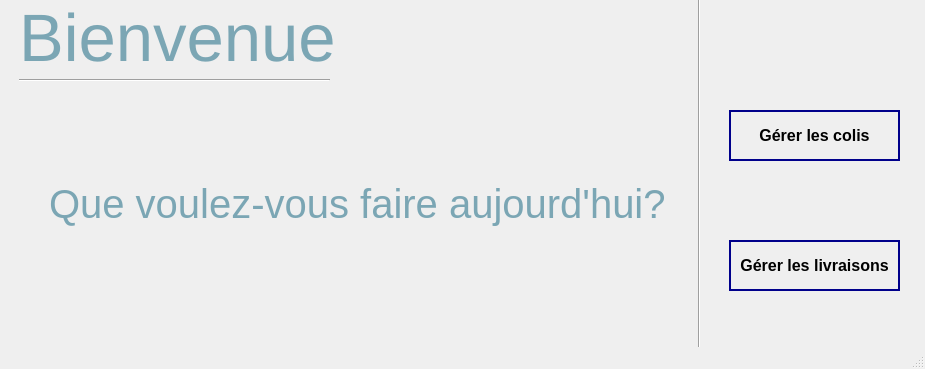
<?xml version="1.0" encoding="UTF-8"?>
<ui version="4.0">
 <class>MainWindow</class>
 <widget class="QMainWindow" name="MainWindow">
  <property name="geometry">
   <rect>
    <x>0</x>
    <y>0</y>
    <width>925</width>
    <height>369</height>
   </rect>
  </property>
  <property name="windowTitle">
   <string>MainWindow</string>
  </property>
  <property name="styleSheet">
   <string notr="true">background-image: url(:/PICS/White.jpg);</string>
  </property>
  <widget class="QWidget" name="centralwidget">
   <widget class="QStackedWidget" name="stackedWidget">
    <property name="geometry">
     <rect>
      <x>-41</x>
      <y>-21</y>
      <width>981</width>
      <height>411</height>
     </rect>
    </property>
    <widget class="QWidget" name="page_3">
     <widget class="Line" name="line_2">
      <property name="geometry">
       <rect>
        <x>60</x>
        <y>91</y>
        <width>311</width>
        <height>20</height>
       </rect>
      </property>
      <property name="orientation">
       <enum>Qt::Horizontal</enum>
      </property>
     </widget>
     <widget class="QPushButton" name="pushButton_9">
      <property name="geometry">
       <rect>
        <x>770</x>
        <y>131</y>
        <width>171</width>
        <height>51</height>
       </rect>
      </property>
      <property name="font">
       <font>
        <pointsize>12</pointsize>
        <weight>75</weight>
        <bold>true</bold>
       </font>
      </property>
      <property name="styleSheet">
       <string notr="true">
QPushButton {
border: 2px solid darkblue;
}

QPushButton:hover {
background: qradialgradient(
cx: 0.3, cy: -0.4, fx: 0.3, fy: -0.4,
radius: 1.35, stop: 0 #fff, stop: 1 #bbb
);
 
    background-color:#FFA07A	;
    border-radius: 15px;
}
</string>
      </property>
      <property name="text">
       <string>Gérer les colis</string>
      </property>
     </widget>
     <widget class="Line" name="line">
      <property name="geometry">
       <rect>
        <x>730</x>
        <y>-19</y>
        <width>20</width>
        <height>401</height>
       </rect>
      </property>
      <property name="orientation">
       <enum>Qt::Vertical</enum>
      </property>
     </widget>
     <widget class="QPushButton" name="pushButton_10">
      <property name="geometry">
       <rect>
        <x>770</x>
        <y>261</y>
        <width>171</width>
        <height>51</height>
       </rect>
      </property>
      <property name="font">
       <font>
        <pointsize>12</pointsize>
        <weight>75</weight>
        <bold>true</bold>
       </font>
      </property>
      <property name="styleSheet">
       <string notr="true">
QPushButton {
border: 2px solid darkblue;
}

QPushButton:hover {
background: qradialgradient(
cx: 0.3, cy: -0.4, fx: 0.3, fy: -0.4,
radius: 1.35, stop: 0 #fff, stop: 1 #bbb
);
 
    background-color:#FFA07A	;
    border-radius: 15px;
}
</string>
      </property>
      <property name="text">
       <string>Gérer les livraisons</string>
      </property>
     </widget>
     <widget class="QLabel" name="label_9">
      <property name="geometry">
       <rect>
        <x>60</x>
        <y>21</y>
        <width>411</width>
        <height>71</height>
       </rect>
      </property>
      <property name="font">
       <font>
        <pointsize>50</pointsize>
       </font>
      </property>
      <property name="text">
       <string>&lt;font color=&quot;#7BA6B4&quot; &gt;Bienvenue</string>
      </property>
     </widget>
     <widget class="QLabel" name="label_10">
      <property name="geometry">
       <rect>
        <x>90</x>
        <y>200</y>
        <width>621</width>
        <height>51</height>
       </rect>
      </property>
      <property name="font">
       <font>
        <pointsize>30</pointsize>
       </font>
      </property>
      <property name="text">
       <string>&lt;font color=&quot;#7BA6B4&quot; &gt;Que voulez-vous faire aujourd'hui?</string>
      </property>
     </widget>
    </widget>
    <widget class="QWidget" name="page">
     <widget class="QLineEdit" name="lineEdit">
      <property name="geometry">
       <rect>
        <x>170</x>
        <y>80</y>
        <width>151</width>
        <height>20</height>
       </rect>
      </property>
      <property name="styleSheet">
       <string notr="true">border-width: 2px;
border-style: solid;
border-color: darkblue;</string>
      </property>
     </widget>
     <widget class="QLineEdit" name="lineEdit_2">
      <property name="geometry">
       <rect>
        <x>170</x>
        <y>120</y>
        <width>151</width>
        <height>20</height>
       </rect>
      </property>
      <property name="styleSheet">
       <string notr="true">border-width: 2px;
border-style: solid;
border-color: darkblue;</string>
      </property>
     </widget>
     <widget class="QLineEdit" name="lineEdit_3">
      <property name="geometry">
       <rect>
        <x>170</x>
        <y>160</y>
        <width>151</width>
        <height>20</height>
       </rect>
      </property>
      <property name="styleSheet">
       <string notr="true">border-width: 2px;
border-style: solid;
border-color: darkblue;</string>
      </property>
     </widget>
     <widget class="QDateEdit" name="dateEdit">
      <property name="geometry">
       <rect>
        <x>170</x>
        <y>200</y>
        <width>151</width>
        <height>22</height>
       </rect>
      </property>
      <property name="styleSheet">
       <string notr="true">border-width: 2px;
border-style: solid;
border-color: darkblue;</string>
      </property>
      <property name="dateTime">
       <datetime>
        <hour>0</hour>
        <minute>0</minute>
        <second>0</second>
        <year>2020</year>
        <month>12</month>
        <day>3</day>
       </datetime>
      </property>
     </widget>
     <widget class="QComboBox" name="comboBox">
      <property name="geometry">
       <rect>
        <x>170</x>
        <y>240</y>
        <width>151</width>
        <height>22</height>
       </rect>
      </property>
      <property name="styleSheet">
       <string notr="true">border-width: 2px;
border-style: solid;
border-color: darkblue;</string>
      </property>
      <item>
       <property name="text">
        <string>Assuré</string>
       </property>
      </item>
      <item>
       <property name="text">
        <string>Non assuré</string>
       </property>
      </item>
     </widget>
     <widget class="QComboBox" name="comboBox_2">
      <property name="geometry">
       <rect>
        <x>170</x>
        <y>280</y>
        <width>151</width>
        <height>22</height>
       </rect>
      </property>
      <property name="styleSheet">
       <string notr="true">border-width: 2px;
border-style: solid;
border-color: darkblue;</string>
      </property>
      <item>
       <property name="text">
        <string>1 KG -</string>
       </property>
      </item>
      <item>
       <property name="text">
        <string>4 KG -</string>
       </property>
      </item>
      <item>
       <property name="text">
        <string>6 KG -</string>
       </property>
      </item>
      <item>
       <property name="text">
        <string>9 KG +</string>
       </property>
      </item>
     </widget>
     <widget class="QTableView" name="tableView">
      <property name="geometry">
       <rect>
        <x>350</x>
        <y>81</y>
        <width>611</width>
        <height>221</height>
       </rect>
      </property>
      <property name="styleSheet">
       <string notr="true"/>
      </property>
      <property name="sortingEnabled">
       <bool>true</bool>
      </property>
     </widget>
     <widget class="QPushButton" name="pushButton">
      <property name="geometry">
       <rect>
        <x>60</x>
        <y>330</y>
        <width>221</width>
        <height>23</height>
       </rect>
      </property>
      <property name="font">
       <font>
        <pointsize>13</pointsize>
       </font>
      </property>
      <property name="styleSheet">
       <string notr="true">border-width: 2px;
border-style: solid;
border-color: darkblue;</string>
      </property>
      <property name="text">
       <string>Ajouter</string>
      </property>
     </widget>
     <widget class="QPushButton" name="pushButton_2">
      <property name="geometry">
       <rect>
        <x>350</x>
        <y>310</y>
        <width>111</width>
        <height>23</height>
       </rect>
      </property>
      <property name="font">
       <font>
        <pointsize>10</pointsize>
       </font>
      </property>
      <property name="styleSheet">
       <string notr="true">border-width: 2px;
border-style: solid;
border-color: darkblue;</string>
      </property>
      <property name="text">
       <string>Supprimer</string>
      </property>
     </widget>
     <widget class="QPushButton" name="pushButton_3">
      <property name="geometry">
       <rect>
        <x>350</x>
        <y>340</y>
        <width>111</width>
        <height>23</height>
       </rect>
      </property>
      <property name="font">
       <font>
        <pointsize>10</pointsize>
       </font>
      </property>
      <property name="styleSheet">
       <string notr="true">border-width: 2px;
border-style: solid;
border-color: darkblue;</string>
      </property>
      <property name="text">
       <string>Modifier</string>
      </property>
     </widget>
     <widget class="QPushButton" name="pushButton_4">
      <property name="geometry">
       <rect>
        <x>840</x>
        <y>310</y>
        <width>181</width>
        <height>61</height>
       </rect>
      </property>
      <property name="styleSheet">
       <string notr="true">border : none;
image: url(:/PICS/Home1.png);</string>
      </property>
      <property name="text">
       <string/>
      </property>
     </widget>
     <widget class="QLabel" name="label">
      <property name="geometry">
       <rect>
        <x>50</x>
        <y>80</y>
        <width>111</width>
        <height>20</height>
       </rect>
      </property>
      <property name="font">
       <font>
        <pointsize>12</pointsize>
       </font>
      </property>
      <property name="text">
       <string>&lt;font color=&quot;#7BA6B4&quot; &gt;Num du colis</string>
      </property>
     </widget>
     <widget class="QLabel" name="label_2">
      <property name="geometry">
       <rect>
        <x>50</x>
        <y>120</y>
        <width>81</width>
        <height>20</height>
       </rect>
      </property>
      <property name="font">
       <font>
        <pointsize>12</pointsize>
       </font>
      </property>
      <property name="text">
       <string>&lt;font color=&quot;#7BA6B4&quot; &gt;Départ</string>
      </property>
     </widget>
     <widget class="QLabel" name="label_3">
      <property name="geometry">
       <rect>
        <x>50</x>
        <y>160</y>
        <width>91</width>
        <height>20</height>
       </rect>
      </property>
      <property name="font">
       <font>
        <pointsize>12</pointsize>
       </font>
      </property>
      <property name="text">
       <string>&lt;font color=&quot;#7BA6B4&quot; &gt;Destination</string>
      </property>
     </widget>
     <widget class="QLabel" name="label_4">
      <property name="geometry">
       <rect>
        <x>50</x>
        <y>200</y>
        <width>101</width>
        <height>20</height>
       </rect>
      </property>
      <property name="font">
       <font>
        <pointsize>12</pointsize>
       </font>
      </property>
      <property name="text">
       <string>&lt;font color=&quot;#7BA6B4&quot; &gt;Date d'envoi</string>
      </property>
     </widget>
     <widget class="QLabel" name="label_5">
      <property name="geometry">
       <rect>
        <x>50</x>
        <y>240</y>
        <width>81</width>
        <height>20</height>
       </rect>
      </property>
      <property name="font">
       <font>
        <pointsize>12</pointsize>
       </font>
      </property>
      <property name="text">
       <string>&lt;font color=&quot;#7BA6B4&quot; &gt;Assurance</string>
      </property>
     </widget>
     <widget class="QLabel" name="label_6">
      <property name="geometry">
       <rect>
        <x>50</x>
        <y>270</y>
        <width>61</width>
        <height>41</height>
       </rect>
      </property>
      <property name="font">
       <font>
        <pointsize>13</pointsize>
       </font>
      </property>
      <property name="text">
       <string>&lt;font color=&quot;#7BA6B4&quot; &gt;Poids</string>
      </property>
     </widget>
     <widget class="QLabel" name="label_7">
      <property name="geometry">
       <rect>
        <x>50</x>
        <y>30</y>
        <width>301</width>
        <height>41</height>
       </rect>
      </property>
      <property name="font">
       <font>
        <pointsize>16</pointsize>
        <weight>75</weight>
        <bold>true</bold>
       </font>
      </property>
      <property name="text">
       <string>&lt;font color=&quot;#7BA6B4&quot; &gt;Veuillez remplir ces champs</string>
      </property>
     </widget>
     <widget class="QWidget" name="layoutWidget">
      <property name="geometry">
       <rect>
        <x>720</x>
        <y>50</y>
        <width>241</width>
        <height>22</height>
       </rect>
      </property>
      <layout class="QHBoxLayout" name="horizontalLayout">
       <item>
        <widget class="QLabel" name="label_8">
         <property name="font">
          <font>
           <pointsize>12</pointsize>
          </font>
         </property>
         <property name="text">
          <string>&lt;font color=&quot;#7BA6B4&quot; &gt;Rechercher</string>
         </property>
        </widget>
       </item>
       <item>
        <widget class="QLineEdit" name="lineEdit_4">
         <property name="styleSheet">
          <string notr="true">border-width: 2px;
border-style: solid;
border-color: darkblue;</string>
         </property>
        </widget>
       </item>
      </layout>
     </widget>
    </widget>
    <widget class="QWidget" name="page_2">
     <widget class="QLineEdit" name="lineEdit_5">
      <property name="geometry">
       <rect>
        <x>230</x>
        <y>100</y>
        <width>141</width>
        <height>20</height>
       </rect>
      </property>
      <property name="styleSheet">
       <string notr="true">border-width: 2px;
border-style: solid;
border-color: darkblue;</string>
      </property>
     </widget>
     <widget class="QLineEdit" name="lineEdit_6">
      <property name="geometry">
       <rect>
        <x>230</x>
        <y>140</y>
        <width>141</width>
        <height>20</height>
       </rect>
      </property>
      <property name="styleSheet">
       <string notr="true">border-width: 2px;
border-style: solid;
border-color: darkblue;</string>
      </property>
     </widget>
     <widget class="QComboBox" name="comboBox_3">
      <property name="geometry">
       <rect>
        <x>230</x>
        <y>180</y>
        <width>141</width>
        <height>22</height>
       </rect>
      </property>
      <property name="styleSheet">
       <string notr="true">border-width: 2px;
border-style: solid;
border-color: darkblue;</string>
      </property>
      <item>
       <property name="text">
        <string>1 jour</string>
       </property>
      </item>
      <item>
       <property name="text">
        <string>3 - 5 jours</string>
       </property>
      </item>
      <item>
       <property name="text">
        <string>5 - 7 jours </string>
       </property>
      </item>
      <item>
       <property name="text">
        <string>7 jours +</string>
       </property>
      </item>
     </widget>
     <widget class="QComboBox" name="comboBox_4">
      <property name="geometry">
       <rect>
        <x>230</x>
        <y>220</y>
        <width>141</width>
        <height>22</height>
       </rect>
      </property>
      <property name="styleSheet">
       <string notr="true">border-width: 2px;
border-style: solid;
border-color: darkblue;</string>
      </property>
      <item>
       <property name="text">
        <string>10 KM ou moins</string>
       </property>
      </item>
      <item>
       <property name="text">
        <string>20 - 40 KM</string>
       </property>
      </item>
      <item>
       <property name="text">
        <string>40 - 60 KM</string>
       </property>
      </item>
      <item>
       <property name="text">
        <string>60 - 80 KM</string>
       </property>
      </item>
      <item>
       <property name="text">
        <string>80 KM ou plus</string>
       </property>
      </item>
     </widget>
     <widget class="QComboBox" name="comboBox_5">
      <property name="geometry">
       <rect>
        <x>230</x>
        <y>260</y>
        <width>141</width>
        <height>22</height>
       </rect>
      </property>
      <property name="styleSheet">
       <string notr="true">border-width: 2px;
border-style: solid;
border-color: darkblue;</string>
      </property>
      <item>
       <property name="text">
        <string>Non livré</string>
       </property>
      </item>
      <item>
       <property name="text">
        <string>En cours </string>
       </property>
      </item>
      <item>
       <property name="text">
        <string>Livré</string>
       </property>
      </item>
     </widget>
     <widget class="QTableView" name="tableView_2">
      <property name="geometry">
       <rect>
        <x>450</x>
        <y>60</y>
        <width>511</width>
        <height>231</height>
       </rect>
      </property>
      <property name="sortingEnabled">
       <bool>true</bool>
      </property>
     </widget>
     <widget class="QPushButton" name="pushButton_5">
      <property name="geometry">
       <rect>
        <x>200</x>
        <y>310</y>
        <width>191</width>
        <height>23</height>
       </rect>
      </property>
      <property name="font">
       <font>
        <pointsize>13</pointsize>
       </font>
      </property>
      <property name="styleSheet">
       <string notr="true">border-width: 2px;
border-style: solid;
border-color: darkblue;</string>
      </property>
      <property name="text">
       <string>Ajouter</string>
      </property>
     </widget>
     <widget class="QPushButton" name="pushButton_6">
      <property name="geometry">
       <rect>
        <x>840</x>
        <y>310</y>
        <width>181</width>
        <height>61</height>
       </rect>
      </property>
      <property name="styleSheet">
       <string notr="true">border : none;
image: url(:/PICS/Home1.png);</string>
      </property>
      <property name="text">
       <string/>
      </property>
     </widget>
     <widget class="QPushButton" name="pushButton_7">
      <property name="geometry">
       <rect>
        <x>450</x>
        <y>300</y>
        <width>111</width>
        <height>23</height>
       </rect>
      </property>
      <property name="font">
       <font>
        <pointsize>10</pointsize>
       </font>
      </property>
      <property name="styleSheet">
       <string notr="true">border-width: 2px;
border-style: solid;
border-color: darkblue;</string>
      </property>
      <property name="text">
       <string>Supprimer</string>
      </property>
     </widget>
     <widget class="QPushButton" name="pushButton_8">
      <property name="geometry">
       <rect>
        <x>450</x>
        <y>330</y>
        <width>111</width>
        <height>23</height>
       </rect>
      </property>
      <property name="font">
       <font>
        <pointsize>10</pointsize>
       </font>
      </property>
      <property name="styleSheet">
       <string notr="true">border-width: 2px;
border-style: solid;
border-color: darkblue;</string>
      </property>
      <property name="text">
       <string>modifier</string>
      </property>
     </widget>
     <widget class="QLabel" name="label_11">
      <property name="geometry">
       <rect>
        <x>50</x>
        <y>50</y>
        <width>331</width>
        <height>41</height>
       </rect>
      </property>
      <property name="font">
       <font>
        <pointsize>17</pointsize>
        <weight>75</weight>
        <bold>true</bold>
       </font>
      </property>
      <property name="text">
       <string>&lt;font color=&quot;#7BA6B4&quot; &gt;Veuillez remplir ces champs</string>
      </property>
     </widget>
     <widget class="QLabel" name="label_13">
      <property name="geometry">
       <rect>
        <x>70</x>
        <y>100</y>
        <width>151</width>
        <height>16</height>
       </rect>
      </property>
      <property name="font">
       <font>
        <pointsize>12</pointsize>
       </font>
      </property>
      <property name="text">
       <string>&lt;font color=&quot;#7BA6B4&quot; &gt;Code de la livraison</string>
      </property>
     </widget>
     <widget class="QLabel" name="label_14">
      <property name="geometry">
       <rect>
        <x>70</x>
        <y>140</y>
        <width>141</width>
        <height>20</height>
       </rect>
      </property>
      <property name="font">
       <font>
        <pointsize>12</pointsize>
       </font>
      </property>
      <property name="text">
       <string>&lt;font color=&quot;#7BA6B4&quot; &gt;Livreur responsable</string>
      </property>
     </widget>
     <widget class="QLabel" name="label_15">
      <property name="geometry">
       <rect>
        <x>70</x>
        <y>170</y>
        <width>151</width>
        <height>41</height>
       </rect>
      </property>
      <property name="font">
       <font>
        <pointsize>12</pointsize>
       </font>
      </property>
      <property name="text">
       <string>&lt;font color=&quot;#7BA6B4&quot; &gt;Durée de la livraison</string>
      </property>
     </widget>
     <widget class="QLabel" name="label_16">
      <property name="geometry">
       <rect>
        <x>70</x>
        <y>210</y>
        <width>161</width>
        <height>41</height>
       </rect>
      </property>
      <property name="font">
       <font>
        <pointsize>12</pointsize>
       </font>
      </property>
      <property name="text">
       <string>&lt;font color=&quot;#7BA6B4&quot; &gt;Distance à parcourir</string>
      </property>
     </widget>
     <widget class="QLabel" name="label_17">
      <property name="geometry">
       <rect>
        <x>70</x>
        <y>255</y>
        <width>141</width>
        <height>31</height>
       </rect>
      </property>
      <property name="font">
       <font>
        <pointsize>12</pointsize>
       </font>
      </property>
      <property name="text">
       <string>&lt;font color=&quot;#7BA6B4&quot; &gt;Etat de la livraison</string>
      </property>
     </widget>
     <widget class="QWidget" name="">
      <property name="geometry">
       <rect>
        <x>770</x>
        <y>30</y>
        <width>193</width>
        <height>22</height>
       </rect>
      </property>
      <layout class="QHBoxLayout" name="horizontalLayout_2">
       <item>
        <widget class="QLabel" name="label_12">
         <property name="font">
          <font>
           <pointsize>10</pointsize>
           <weight>75</weight>
           <bold>true</bold>
          </font>
         </property>
         <property name="text">
          <string>&lt;font color=&quot;#7BA6B4&quot; &gt;Rechercher</string>
         </property>
        </widget>
       </item>
       <item>
        <widget class="QLineEdit" name="lineEdit_7">
         <property name="styleSheet">
          <string notr="true">border-width: 2px;
border-style: solid;
border-color: darkblue;</string>
         </property>
        </widget>
       </item>
      </layout>
     </widget>
    </widget>
   </widget>
  </widget>
  <widget class="QMenuBar" name="menubar">
   <property name="geometry">
    <rect>
     <x>0</x>
     <y>0</y>
     <width>925</width>
     <height>21</height>
    </rect>
   </property>
  </widget>
  <widget class="QStatusBar" name="statusbar"/>
 </widget>
 <resources/>
 <connections/>
</ui>
